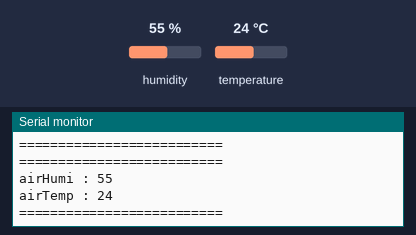
The sketch below on a simulated Arduino Uno, built with avr-gcc and run on an emulated ATmega328P. Shown: the last lines printed to the serial monitor. The test bench sets the inputs (shaded band); at power-on: humidity 55 %, temperature 24 °C.

Above: at 2.8 s.
2.9 s: humidity set to 22 %
At 5.6 s:
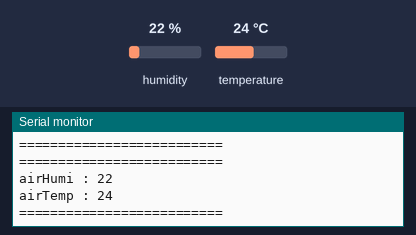
5.7 s: temperature set to 12 °C
At 8.0 s:
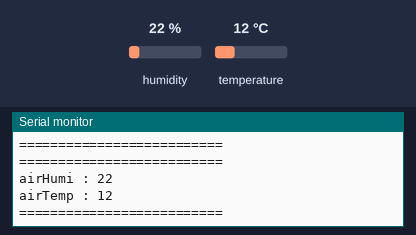
8.5 s: humidity set to 40 %
At 11.2 s:
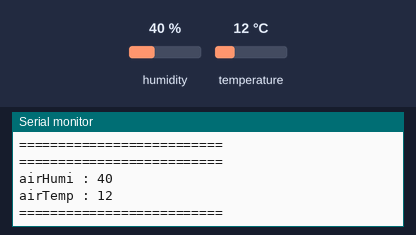
Timing chart, 0 to 12.7 s (numbered marks = the images above; inputs shaded):
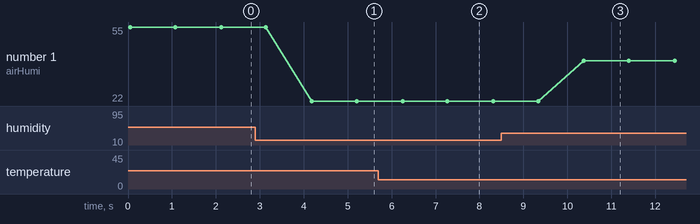

The sketch:

sensorDHT11.ino
```cpp
#include <DHT.h>

#define DHTPIN A1
#define DHTTYPE DHT11

DHT dht(DHTPIN, DHTTYPE);

int airHumi_value;
int airTemp_value;

void setup(){
    Serial.begin(9600);
}

void loop(){
    airHumi_value = dht.readHumidity();
    airTemp_value = dht.readTemperature();

    print_lines();
    delay(1000);
}


void print_lines(){     //상태 출력
    Serial.println("==========================");
    print_line("airHumi : ", airHumi_value);
    print_line("airTemp : ", airTemp_value);
    Serial.println("==========================\n");
}

void print_line(String a, unsigned int b) {
    Serial.print(a);
    Serial.println(b);
}
```

Measured:
- after the input at 2.9 s, the serial monitor: prints a new line after 1.3 s (image 1)
- after the input at 5.7 s, the serial monitor: prints a new line after 0.56 s (image 2)
- after the input at 8.5 s, the serial monitor: prints a new line after 1.9 s (image 3)
- plotted number 1: 55 → 22 after the input at 2.9 s, 22 → 40 after the input at 8.5 s
